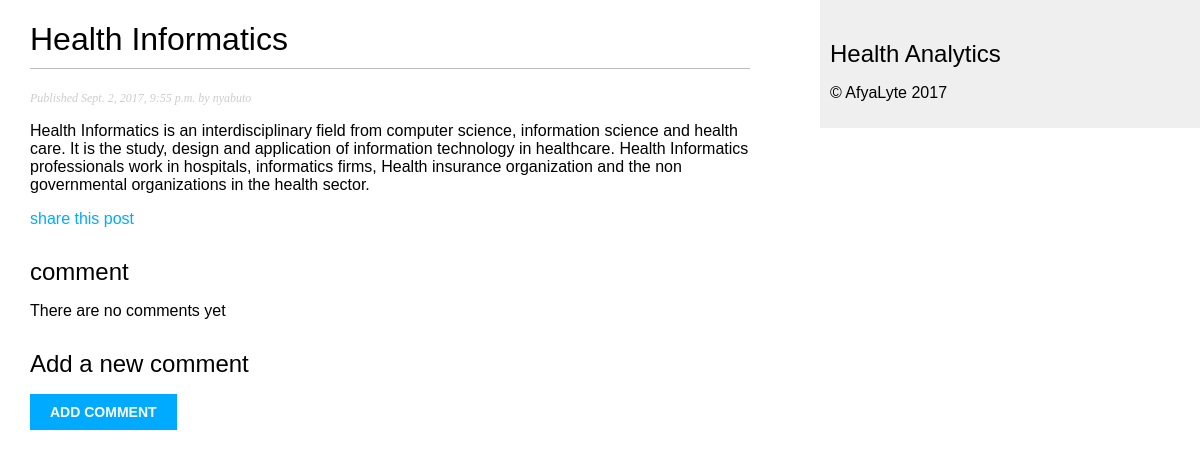
Screenshot of /blog/2017/09/02/health-informatics/ with the database file from the repository.
### blog/models.py (models this page shows, shortened)
class Post(models.Model):
    STATUS_CHOICES = (
        ('draft', 'Draft'),
        ('published', 'Published'),
    )
    title = models.CharField(max_length=250)
    slug = models.SlugField(max_length=250,
                            unique_for_date='publish')
    author = models.ForeignKey(User,
                               related_name='blog_posts')
    body = models.TextField()
    publish = models.DateTimeField(default=timezone.now())
    created = models.DateTimeField(auto_now_add=True)
    updated = models.DateTimeField(auto_now=True)
    status = models.CharField(max_length=10,
                              choices=STATUS_CHOICES,
                              default='draft')
    class meta:
        ordering = ('-publish',)

### blog/views.py (the view)
def post_detail(request, year, month, day, post):
    post = get_object_or_404(Post, slug=post,
                             publish__year=year,
                             publish__month=month,
                             publish__day=day)
    return render(request,
                  'blog/post/detail.html',
                  {'post': post})

### blog/templates/blog/post/detail.html (shortened to what this page needs)
{% extends 'blog/base.html' %}
{% block content %}
    <h1>{{ post.title }}</h1>
    <p class="date">
    Published {{ post.publish }} by {{ post.author }}
    </p>
    {{ post.body|linebreaks }}
    <p>
    <a href="{% url 'blog:post_share' post.id %}">
        share this post
    </a>
    </p>
    {% with comments.count as total_comments %}
        <h2>
        {{ total_comments }} comment{{ total_comments|pluralize }}
        </h2>
    {% endwith %}
    {% for comment in comments %}
        <div class="comment">
        <p class="info">
            comment {{ forloop.counter }} by {{ comment.name }}
            {{ comment.created }}
        </p>
        {{ comment.body|linebreaks }}
        </div>
    {% empty %}
        <p>There are no comments yet</p>
    {% endfor %}
    {% if new_comment %}
        <h2>Your comment has been added</h2>
    {% else %}
        <h2>Add a new comment</h2>
        <form action="." method="post">
        <p><input type="submit" value="Add comment"></p>
        </form>
    {% endif %}
{% endblock %}

### blog/static/css/style.css (style rules this page uses)
body { margin:0; padding:0; font-family:helvetica, sans-serif; }
a { color:#00abff; text-decoration:none; }
h1 { font-weight:normal; border-bottom:1px solid #bbb; padding:0 0 10px 0; }
h2 { font-weight:normal; margin:30px 0 0; }
p.date { color:#ccc; font-family: georgia, serif; font-size: 12px; font-style: italic; }
input, textarea { clear:both; float:left; margin:0 0 10px; background:#ededed; border:0; padding:6px 10px; font-size:12px; }
input[type=submit] { font-weight:bold; background:#00abff; color:#fff; padding:10px 20px; font-size:14px; text-transform:uppercase; }

### rows the page displays
Post: title "Health Informatics", publish "Sept. 2, 2017, 9:55 p.m.", author "nyabuto", body "Health Informatics is an interdisciplinary field from computer science, information science and health care. It is the study, design and application of information technology in healthcare. Health Informatics professionals work in hospitals, informatics firms, Health insurance organization and the non governmental organizations in the health sector."
